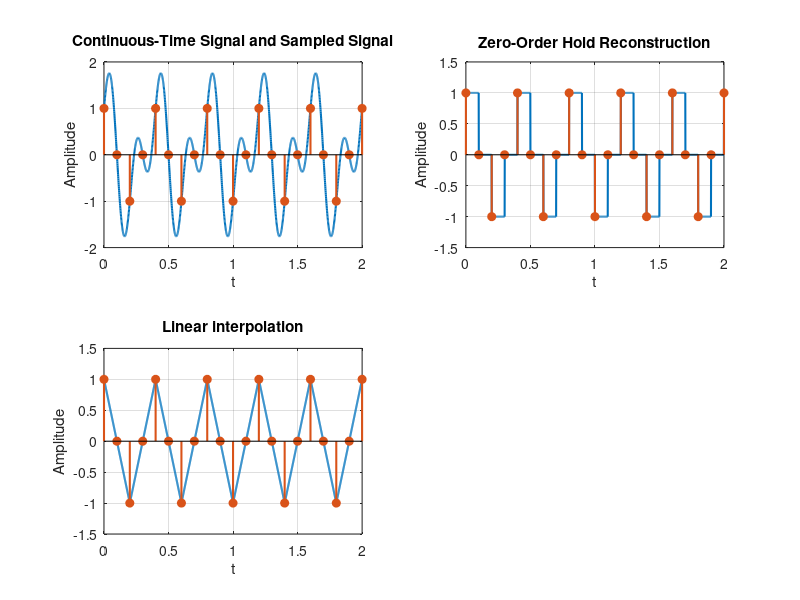

Recreate this plot in MATLAB. (Note: this script raises an error after producing the figure.)
t = 0:0.001:2 ;
x_t = cos(5*pi*t) + sin(10*pi*t);
t_s = 0:0.1:2;
x_n = cos(5*pi*t_s) + sin(10*pi*t_s);


figure;
subplot(2,2,1);
plot(t,x_t,'DisplayName','Continuous signal','LineWidth',1.5);
hold on;
stem(t_s,x_n,'filled','DisplayName','Sampled signal','LineWidth',1.5)
xlabel('t');
ylabel('Amplitude');
title('Continuous-Time Signal and Sampled Signal');
grid on;

x_reconst1 = interp1(t_s,x_n,t,'previous');



subplot(2,2,2);
plot(t,x_reconst1,'DisplayName','Reconstructed signal','LineWidth',1.5);
hold on;
stem(t_s,x_n,'filled','DisplayName','Sampled signal','LineWidth',1.5)
xlabel('t');
ylabel('Amplitude');
title('Zero-Order Hold Reconstruction');
grid on;


x_reconst2 = interp1(t_s,x_n,t,'linear');

subplot(2,2,3);
plot(t,x_reconst2,'DisplayName','Reconstructed signal','LineWidth',1.5);
hold on;
stem(t_s,x_n,'filled','DisplayName','Sampled signal','LineWidth',1.5)
xlabel('t');
ylabel('Amplitude');
title('Linear interpolation');
grid on;

Ts = 0.1;
xr_sinc = sinc_recon(t_s, x_n, Ts, t);

% reconstructed_signal = zeros(size(t));
% for n = 1:length(t_s)
        % reconstructed_signal = reconstructed_signal + x_ns(n) * sinc((t - t_s(n)) / Ts); 
% end
subplot(2,2,4);
plot(t, xr_sinc,'DisplayName','Reconstructed signal','LineWidth',1.5);
hold on;
stem(t_s,x_n,'filled','DisplayName','Sampled signal','LineWidth',1.5)
xlabel('t');
ylabel('Amplitude');
title('Sinc Interpolation');
grid on;

% Compute Maximum Absolute Error (MAE) in the interval [0.25, 1.75]
idx_range = (t >= 0.25) & (t <= 1.75); % Indices for the interval [0.25, 1.75]
x_t_range = x_t(idx_range); % Original signal in the interval

% MAE for Zero-Order Hold Reconstruction
mae_zero_order = max(abs(x_t_range - x_reconst1(idx_range)));

% MAE for Linear Interpolation
mae_linear = max(abs(x_t_range - x_reconst2(idx_range)));

% MAE for Sinc Interpolation
mae_sinc = max(abs(x_t_range - xr_sinc(idx_range)));

% Display the MAE results
fprintf('Maximum Absolute Error (MAE) in the interval [0.25, 1.75]:\n');
fprintf('Zero-Order Hold Reconstruction: %.4f\n', mae_zero_order);
fprintf('Linear Interpolation: %.4f\n', mae_linear);
fprintf('Sinc Interpolation: %.4f\n', mae_sinc);










